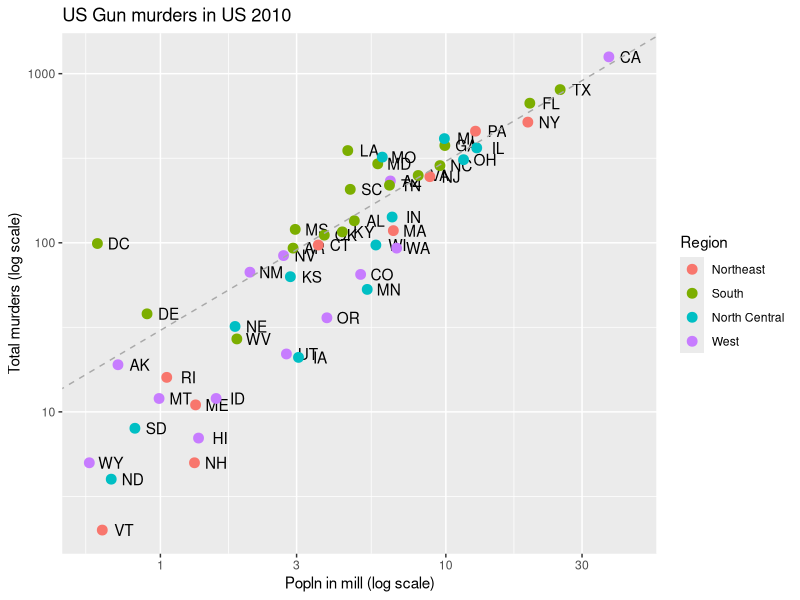

The R script that drew this image:
library(dslabs)
library(tidyverse)
data(murders)

p <- murders %>% ggplot(aes(population/10^6, total, label = abb)) + geom_text(nudge_x = 0.075) + scale_x_log10() + 
  scale_y_log10() + xlab("Popln in mill (log scale)") + ylab("Total murders (log scale)") +
  ggtitle("US Gun murders in US 2010")

p <- p + geom_point(aes(col=region), size = 3) #x and y mappings are inherited from when we defined p (aes mapping)

r <- murders %>% summarize(rate = sum(total) / sum(population) * 10^6) %>% .$rate

p <- p + geom_abline(intercept = log10(r), lty = 2, color = "darkgrey") + scale_color_discrete(name = "Region")
